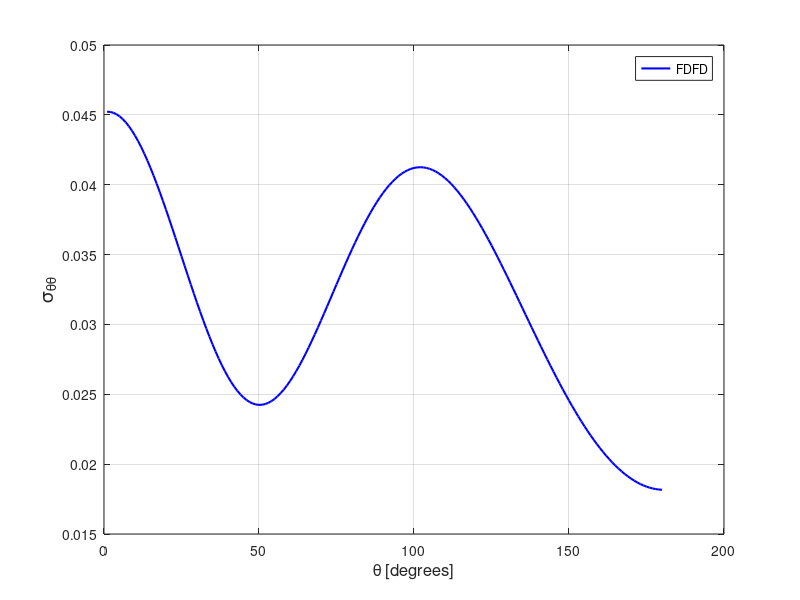

Source code (MATLAB):
stt = [ 
    1  0.45225352E-01
    2  0.45211729E-01
    3  0.45152567E-01
    4  0.45048289E-01
    5  0.44899337E-01
    6  0.44706620E-01
    7  0.44470660E-01
    8  0.44192787E-01
    9  0.43874267E-01
   10  0.43516327E-01
   11  0.43120895E-01
   12  0.42689733E-01
   13  0.42224713E-01
   14  0.41727982E-01
   15  0.41201752E-01
   16  0.40648106E-01
   17  0.40070016E-01
   18  0.39469656E-01
   19  0.38849853E-01
   20  0.38213629E-01
   21  0.37562918E-01
   22  0.36901571E-01
   23  0.36231618E-01
   24  0.35556588E-01
   25  0.34878913E-01
   26  0.34201778E-01
   27  0.33527944E-01
   28  0.32860219E-01
   29  0.32201491E-01
   30  0.31554136E-01
   31  0.30921197E-01
   32  0.30304974E-01
   33  0.29708158E-01
   34  0.29132934E-01
   35  0.28581707E-01
   36  0.28056147E-01
   37  0.27558668E-01
   38  0.27090888E-01
   39  0.26654588E-01
   40  0.26251197E-01
   41  0.25882017E-01
   42  0.25548384E-01
   43  0.25251254E-01
   44  0.24991430E-01
   45  0.24769574E-01
   46  0.24586245E-01
   47  0.24441676E-01
   48  0.24336044E-01
   49  0.24269279E-01
   50  0.24241537E-01
   51  0.24251927E-01
   52  0.24300305E-01
   53  0.24385927E-01
   54  0.24508035E-01
   55  0.24665209E-01
   56  0.24857013E-01
   57  0.25081834E-01
   58  0.25338482E-01
   59  0.25625331E-01
   60  0.25940895E-01
   61  0.26283678E-01
   62  0.26651563E-01
   63  0.27043095E-01
   64  0.27456408E-01
   65  0.27889388E-01
   66  0.28340217E-01
   67  0.28806936E-01
   68  0.29286813E-01
   69  0.29778523E-01
   70  0.30280085E-01
   71  0.30789010E-01
   72  0.31303465E-01
   73  0.31821378E-01
   74  0.32340515E-01
   75  0.32859240E-01
   76  0.33375386E-01
   77  0.33887163E-01
   78  0.34392748E-01
   79  0.34890216E-01
   80  0.35378136E-01
   81  0.35854712E-01
   82  0.36318559E-01
   83  0.36767669E-01
   84  0.37201252E-01
   85  0.37617836E-01
   86  0.38015839E-01
   87  0.38394526E-01
   88  0.38752925E-01
   89  0.39089482E-01
   90  0.39404523E-01
   91  0.39695639E-01
   92  0.39963555E-01
   93  0.40207058E-01
   94  0.40425800E-01
   95  0.40619075E-01
   96  0.40787466E-01
   97  0.40929258E-01
   98  0.41045655E-01
   99  0.41136160E-01
  100  0.41200731E-01
  101  0.41239712E-01
  102  0.41252613E-01
  103  0.41240335E-01
  104  0.41202959E-01
  105  0.41140750E-01
  106  0.41054029E-01
  107  0.40943850E-01
  108  0.40810101E-01
  109  0.40653534E-01
  110  0.40475059E-01
  111  0.40274926E-01
  112  0.40054061E-01
  113  0.39813198E-01
  114  0.39553180E-01
  115  0.39274607E-01
  116  0.38978312E-01
  117  0.38665127E-01
  118  0.38336035E-01
  119  0.37991859E-01
  120  0.37633538E-01
  121  0.37261788E-01
  122  0.36877759E-01
  123  0.36481861E-01
  124  0.36075525E-01
  125  0.35659544E-01
  126  0.35234571E-01
  127  0.34801703E-01
  128  0.34361959E-01
  129  0.33916056E-01
  130  0.33464704E-01
  131  0.33009045E-01
  132  0.32549795E-01
  133  0.32087848E-01
  134  0.31624235E-01
  135  0.31159258E-01
  136  0.30694116E-01
  137  0.30229539E-01
  138  0.29766146E-01
  139  0.29304767E-01
  140  0.28846046E-01
  141  0.28390868E-01
  142  0.27939543E-01
  143  0.27493125E-01
  144  0.27051928E-01
  145  0.26616838E-01
  146  0.26188238E-01
  147  0.25766667E-01
  148  0.25352858E-01
  149  0.24947122E-01
  150  0.24550021E-01
  151  0.24162073E-01
  152  0.23783484E-01
  153  0.23415096E-01
  154  0.23056850E-01
  155  0.22709470E-01
  156  0.22373045E-01
  157  0.22047993E-01
  158  0.21734593E-01
  159  0.21433149E-01
  160  0.21143928E-01
  161  0.20867091E-01
  162  0.20602917E-01
  163  0.20351687E-01
  164  0.20113327E-01
  165  0.19888358E-01
  166  0.19676557E-01
  167  0.19478329E-01
  168  0.19293638E-01
  169  0.19122792E-01
  170  0.18965539E-01
  171  0.18822411E-01
  172  0.18693032E-01
  173  0.18577721E-01
  174  0.18476518E-01
  175  0.18389452E-01
  176  0.18316358E-01
  177  0.18257543E-01
  178  0.18212903E-01
  179  0.18182492E-01
  180  0.18166335E-01
  181  0.18164391E-01
  182  0.18176638E-01
  183  0.18203061E-01
  184  0.18243778E-01
  185  0.18298654E-01
  186  0.18367769E-01
  187  0.18450925E-01
  188  0.18548260E-01
  189  0.18659659E-01
  190  0.18784976E-01
  191  0.18924389E-01
  192  0.19077631E-01
  193  0.19244578E-01
  194  0.19425377E-01
  195  0.19619677E-01
  196  0.19827656E-01
  197  0.20048941E-01
  198  0.20283325E-01
  199  0.20530973E-01
  200  0.20791449E-01
  201  0.21064777E-01
  202  0.21350443E-01
  203  0.21648576E-01
  204  0.21958787E-01
  205  0.22280760E-01
  206  0.22614103E-01
  207  0.22958828E-01
  208  0.23314558E-01
  209  0.23680665E-01
  210  0.24056910E-01
  211  0.24443068E-01
  212  0.24838559E-01
  213  0.25242949E-01
  214  0.25655866E-01
  215  0.26076647E-01
  216  0.26504956E-01
  217  0.26940156E-01
  218  0.27381886E-01
  219  0.27829245E-01
  220  0.28281668E-01
  221  0.28738832E-01
  222  0.29199876E-01
  223  0.29663915E-01
  224  0.30130768E-01
  225  0.30599261E-01
  226  0.31068625E-01
  227  0.31538509E-01
  228  0.32007977E-01
  229  0.32475870E-01
  230  0.32941863E-01
  231  0.33404909E-01
  232  0.33864066E-01
  233  0.34318563E-01
  234  0.34767717E-01
  235  0.35210349E-01
  236  0.35645895E-01
  237  0.36073118E-01
  238  0.36491174E-01
  239  0.36899224E-01
  240  0.37296399E-01
  241  0.37681758E-01
  242  0.38054377E-01
  243  0.38413201E-01
  244  0.38757429E-01
  245  0.39086189E-01
  246  0.39398704E-01
  247  0.39693907E-01
  248  0.39971191E-01
  249  0.40229328E-01
  250  0.40468052E-01
  251  0.40685944E-01
  252  0.40882889E-01
  253  0.41057646E-01
  254  0.41209854E-01
  255  0.41338626E-01
  256  0.41443761E-01
  257  0.41524321E-01
  258  0.41579995E-01
  259  0.41610397E-01
  260  0.41614991E-01
  261  0.41593544E-01
  262  0.41546144E-01
  263  0.41471802E-01
  264  0.41371301E-01
  265  0.41244254E-01
  266  0.41090563E-01
  267  0.40910661E-01
  268  0.40704403E-01
  269  0.40472072E-01
  270  0.40214926E-01
  271  0.39932363E-01
  272  0.39626010E-01
  273  0.39295558E-01
  274  0.38942449E-01
  275  0.38567241E-01
  276  0.38171254E-01
  277  0.37755318E-01
  278  0.37320513E-01
  279  0.36868118E-01
  280  0.36399513E-01
  281  0.35916690E-01
  282  0.35420053E-01
  283  0.34912098E-01
  284  0.34394253E-01
  285  0.33868100E-01
  286  0.33335675E-01
  287  0.32798659E-01
  288  0.32259308E-01
  289  0.31719167E-01
  290  0.31180799E-01
  291  0.30645857E-01
  292  0.30116392E-01
  293  0.29594848E-01
  294  0.29083194E-01
  295  0.28583171E-01
  296  0.28097341E-01
  297  0.27627824E-01
  298  0.27176399E-01
  299  0.26745323E-01
  300  0.26336424E-01
  301  0.25951738E-01
  302  0.25593108E-01
  303  0.25262041E-01
  304  0.24960691E-01
  305  0.24689944E-01
  306  0.24452092E-01
  307  0.24248231E-01
  308  0.24079360E-01
  309  0.23946723E-01
  310  0.23851469E-01
  311  0.23794290E-01
  312  0.23775976E-01
  313  0.23796670E-01
  314  0.23857240E-01
  315  0.23957632E-01
  316  0.24097912E-01
  317  0.24277870E-01
  318  0.24497291E-01
  319  0.24755752E-01
  320  0.25052102E-01
  321  0.25386073E-01
  322  0.25756134E-01
  323  0.26161570E-01
  324  0.26600664E-01
  325  0.27071821E-01
  326  0.27573986E-01
  327  0.28104499E-01
  328  0.28661929E-01
  329  0.29243680E-01
  330  0.29847976E-01
  331  0.30472165E-01
  332  0.31113822E-01
  333  0.31770382E-01
  334  0.32439221E-01
  335  0.33117693E-01
  336  0.33802599E-01
  337  0.34491517E-01
  338  0.35181329E-01
  339  0.35869107E-01
  340  0.36552142E-01
  341  0.37227403E-01
  342  0.37892066E-01
  343  0.38543019E-01
  344  0.39177608E-01
  345  0.39793342E-01
  346  0.40387027E-01
  347  0.40956602E-01
  348  0.41499022E-01
  349  0.42012408E-01
  350  0.42494174E-01
  351  0.42942468E-01
  352  0.43355033E-01
  353  0.43730304E-01
  354  0.44066418E-01
  355  0.44362124E-01
  356  0.44615917E-01
  357  0.44826925E-01
  358  0.44993807E-01
  359  0.45116358E-01
  360  0.45193434E-01
 ]; 
plot(stt(1:180,1),stt(1:180,2),'b-','linewidth',1.5 ); 
grid on 
legend('FDFD');
xlabel('\theta [degrees]','FontSize',12);
ylabel('\sigma_{\theta\theta}','FontSize',14);
